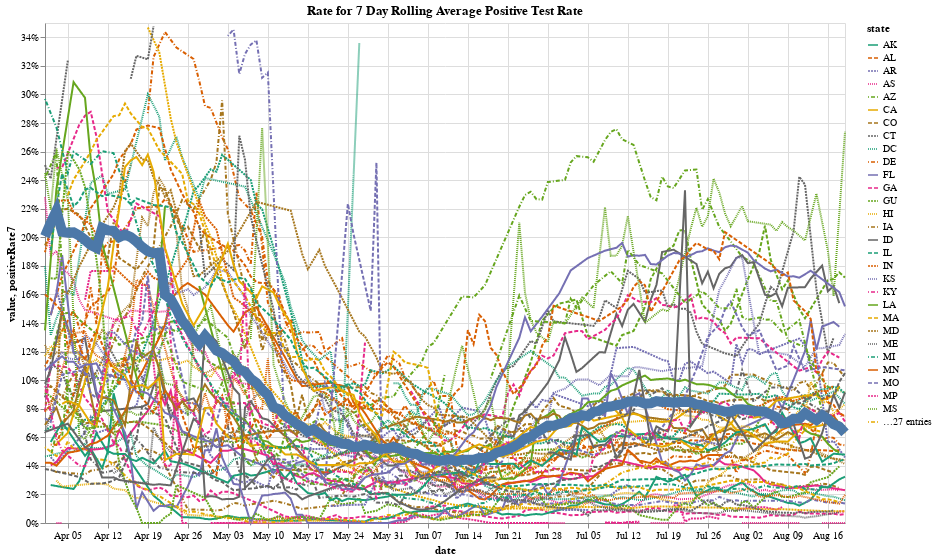

The notebook cell this image was saved under:
### Code cell
rate = 'positiveRate7' # positiveTotalRate
minp = 0
maxp = .35

source = df[(df.date >= 20200401)][['date','state', rate]]
source = pd.melt(source, id_vars=['date','state'], value_vars=[rate])
source['value'] = source['value'].apply(lambda x: np.nan if (x< minp or x > maxp) else x)
source['date'] = pd.to_datetime(source['date'], format='%Y%m%d')

states = alt.Chart(source.sample(5000)).mark_line().encode(
    x=alt.X('date:T', title='date'),
    y=alt.Y('value:Q', axis=alt.Axis(format='%')),
    color=alt.Color('state:O', scale=alt.Scale(scheme='dark2')),
    strokeDash='state',
    tooltip=['date', alt.Tooltip('value', format='.2%'), 'state']
).properties(
    width=800, height=500,
    title='Rate for {}'.format('7 Day Rolling Average Positive Test Rate'))

source_sums = df[(df.date >= 20200401)][['date','state', 'positive7','total7']]
source_sums = source_sums.groupby('date').agg({'positive7':'sum', 'total7':'sum'}).reset_index()
source_sums['positiveRate7'] = source_sums['positive7'] / source_sums['total7']
source_sums['date'] = pd.to_datetime(source_sums['date'], format='%Y%m%d')

sums = alt.Chart(source_sums).mark_line(strokeWidth=10).encode(
    x=alt.X('date:T', title='date'),
    y=alt.Y('positiveRate7:Q', axis=alt.Axis(format='%')),
    #color=alt.Color('state:O', scale=alt.Scale(scheme='dark2')),
    #strokeDash='state',
    tooltip=['date', alt.Tooltip('positiveRate7', format='.2%')]
).properties(
    width=800, height=500,
    title='Rate for {}'.format('7 Day Rolling Average Positive Test Rate'))

states + sums

### Figure 1 — Vega-Lite specification as saved in the notebook (floating-point values rounded to 4 significant figures; data arrays with more than 128 entries replaced by an {"elided": "..."} marker saying what was removed)
{"config": {"view": {"continuousWidth": 400, "continuousHeight": 300}}, "layer": [{"data": {"name": "data-a7f5b763d79773a75cb61ee8df76b760"}, "mark": "line", "encoding": {"color": {"type": "ordinal", "field": "state", "scale": {"scheme": "dark2"}}, "strokeDash": {"type": "nominal", "field": "state"}, "tooltip": [{"type": "temporal", "field": "date"}, {"type": "quantitative", "field": "value", "format": ".2%"}, {"type": "nominal", "field": "state"}], "x": {"type": "temporal", "field": "date", "title": "date"}, "y": {"type": "quantitative", "axis": {"format": "%"}, "field": "value"}}, "height": 500, "title": "Rate for 7 Day Rolling Average Positive Test Rate", "width": 800}, {"data": {"name": "data-def06f5cde363607998b4ec59d5a60f1"}, "mark": {"type": "line", "strokeWidth": 10}, "encoding": {"tooltip": [{"type": "temporal", "field": "date"}, {"type": "quantitative", "field": "positiveRate7", "format": ".2%"}], "x": {"type": "temporal", "field": "date", "title": "date"}, "y": {"type": "quantitative", "axis": {"format": "%"}, "field": "positiveRate7"}}, "height": 500, "title": "Rate for 7 Day Rolling Average Positive Test Rate", "width": 800}], "$schema": "https://vega.github.io/schema/vega-lite/v4.8.1.json", "datasets": {"data-a7f5b763d79773a75cb61ee8df76b760": {"elided": "5000 records"}, "data-def06f5cde363607998b4ec59d5a60f1": {"elided": "141 records"}}}
